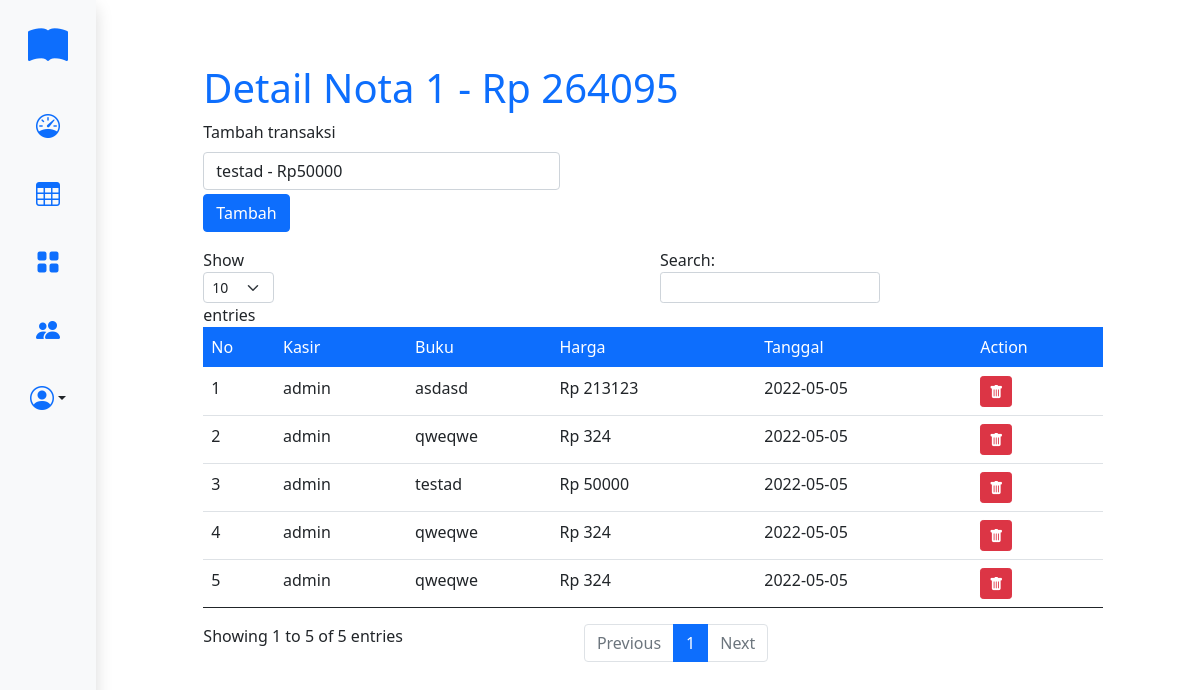
Screenshot of /admin/nota/detail.php?id=1 (signed in) with the database file from the repository.
### tables this page shows
CREATE TABLE `nota` (
  `id` int(11) NOT NULL AUTO_INCREMENT,
  `kasir` int(11) NOT NULL,
  `total_harga` int(11) NOT NULL DEFAULT 0,
  `created_at` date NOT NULL DEFAULT current_timestamp(),
  PRIMARY KEY (`id`),
  KEY `kasir` (`kasir`),
  CONSTRAINT `nota_ibfk_1` FOREIGN KEY (`kasir`) REFERENCES `users` (`id`) ON DELETE CASCADE ON UPDATE CASCADE
);

CREATE TABLE `list_transaksi` (
  `id` int(11) NOT NULL AUTO_INCREMENT,
  `id_nota` int(11) NOT NULL,
  `id_buku` int(11) NOT NULL,
  PRIMARY KEY (`id`),
  KEY `id_nota` (`id_nota`),
  KEY `id_buku` (`id_buku`),
  CONSTRAINT `list_transaksi_ibfk_1` FOREIGN KEY (`id_buku`) REFERENCES `buku` (`id`) ON DELETE CASCADE ON UPDATE CASCADE,
  CONSTRAINT `list_transaksi_ibfk_2` FOREIGN KEY (`id_nota`) REFERENCES `nota` (`id`) ON DELETE CASCADE ON UPDATE CASCADE
);

CREATE TABLE `users` (
  `id` int(11) NOT NULL AUTO_INCREMENT,
  `username` varchar(255) NOT NULL,
  `password` varchar(255) NOT NULL,
  `role` varchar(255) NOT NULL,
  PRIMARY KEY (`id`)
);

CREATE TABLE `buku` (
  `id` int(11) NOT NULL AUTO_INCREMENT,
  `judul` varchar(255) NOT NULL,
  `sinopsis` text NOT NULL,
  `sampul` varchar(255) NOT NULL DEFAULT 'https://www.teralogistics.com/wp-content/uploads/2020/12/default.png',
  `harga` int(11) NOT NULL,
  `is_avaible` tinyint(1) NOT NULL DEFAULT 1,
  PRIMARY KEY (`id`)
);

### src/utils/conn.php (called while the page is built, shortened)
<?php
class Conn extends PDO {
    public function assoc($sql)
    {
        $stmt = $this->prepare($sql);
        $stmt->execute();
        $stmt->setFetchMode(PDO::FETCH_ASSOC);
        return $stmt;
    }
}
?>

### src/utils/notaModel.php (called while the page is built, shortened)
<?php
require_once('conn.php');
class Nota {
    static function getById($id)
    {
        $db = new Conn();
        return $db->assoc("SELECT * FROM nota WHERE `id`=$id")->fetch();
    }
}
?>

### src/utils/bukuModel.php (called while the page is built, shortened)
<?php
require_once('conn.php');
class Buku {
    static function all()
    {
        $db = new Conn();
        return $db->assoc("SELECT * FROM buku")->fetchAll();
    }
    static function getById($id)
    {
        $db = new Conn();
        return $db->assoc("SELECT * FROM buku WHERE `id`=$id")->fetch();
    }
}
?>

### src/utils/ListTransaksiModel.php (called while the page is built, shortened)
<?php
require_once('conn.php');
class ListTransaksi {
    static function getByIdNota($id)
    {
        $db = new Conn();
        return $db->assoc("SELECT * FROM list_transaksi WHERE `id_nota`=$id")->fetchAll();
    }
}
?>

### src/utils/userModel.php (called while the page is built, shortened)
<?php
require_once('conn.php');
class User {
    static function getById($id)
    {
        $db = new Conn();
        return $db->assoc("SELECT * FROM `users` WHERE id=$id")->fetch();
    }
}
?>

### admin/nota/detail.php (the view, shortened to what this page needs)
<?php
require_once('../../src/utils/notaModel.php');
require_once('../../src/utils/userModel.php');
require_once('../../src/utils/bukuModel.php');
require_once('../../src/utils/ListTransaksiModel.php');
GetTotalHarga($_GET['id']);
function getTotalHarga(int $idNota){
    $list = ListTransaksi::getByIdNota($idNota);
    $totalHarga = 0;
    foreach ($list as $key => $value) {
        $buku = Buku::getById($value['id_buku']);
        $totalHarga += $buku['harga'];
    }
    return $totalHarga;
}
$nota = Nota::getById($_GET['id']);
$transaksi = ListTransaksi::getByIdNota($nota['id']);
$allBuku = Buku::all();
$index = 1;
?>
 <!DOCTYPE html>
 <html lang="en">
    <?php require_once('../../src/components/head.php'); ?>
 <body>
    <div class="container-fluid">
        <div class="row">
            <?php require_once('../../src/components/sidebar.php'); ?>
            <div class="col-sm p-3 min-vh-100 row justify-content-center">
                <div class="col-10 mt-5">
                    <h1 class="text-primary">Detail Nota <?= $nota['id'] ?> - Rp <?= $nota['total_harga'] ?></h1>
                    <form action="" method="POST">
                        <div class="row">
                            <div class="mb-1 col-5">
                            <label for="" class="form-label">Tambah transaksi</label>
                            <select class="form-control" name="tambahBuku" id="">
                                <?php  foreach ($allBuku as $key => $value) { ?>
                                    <option value="<?= $value['id'] ?>"><?= $value['judul']." - Rp".$value['harga'] ?></option>
                                <?php } ?>
                            </select>
                            </div>
                            <br>
                            <div class="col-12 mb-3">
                                <button class="btn btn-primary">Tambah</button>
                            </div>
                        </div>
                    </form>
                    <table id="orderTable" class="table table-stripped">
                            <thead class="bg-primary text-white">
                                <tr>
                                    <td>No</td>
                                    <td>Kasir</td>
                                    <td>Buku</td>
                                    <td>Harga</td>
                                    <td>Tanggal</td>
                                    <td>Action</td>
                                </tr>
                            </thead>
                            <tbody>
                                <?php foreach ($transaksi as $key => $value) { ?>
                                    <tr>
                                        <td><?= $index ?></td>
                                        <td><?= User::getById($nota['kasir'])['username'] ?></td>
                                        <td><?= Buku::getById($value['id_buku'])['judul'] ?></td>
                                        <td>Rp <?=  Buku::getById($value['id_buku'])['harga'] ?></td>
                                        <td><?= $nota['created_at'] ?></td>
                                        <td>
                                            <a href="/admin/nota/detail.php?id=<?= $nota['id'] ?>&delete=<?= $value['id'] ?>" class="btn btn-sm btn-danger"> <i class="bi bi-trash-fill"></i></a>
                                        </td>
                                    </tr>
                                    <?php $index++ ?>
                                <?php } ?>
                            </tbody>
                    </table>
                </div>
            </div>
        </div>
    </div>
 </body>
 </html>

### rows the page displays
nota: id "1", total_harga "264095"
list_transaksi: id_nota.username "admin", id_buku.judul "asdasd", id_buku.harga "213123", id_nota.created_at "2022-05-05"
list_transaksi: id_nota.username "admin", id_buku.judul "qweqwe", id_buku.harga "324", id_nota.created_at "2022-05-05"
list_transaksi: id_nota.username "admin", id_buku.judul "testad", id_buku.harga "50000", id_nota.created_at "2022-05-05"
list_transaksi: id_nota.username "admin", id_buku.judul "qweqwe", id_buku.harga "324", id_nota.created_at "2022-05-05"
list_transaksi: id_nota.username "admin", id_buku.judul "qweqwe", id_buku.harga "324", id_nota.created_at "2022-05-05"

### other values shown
form field tambahBuku "testad - Rp50000"
